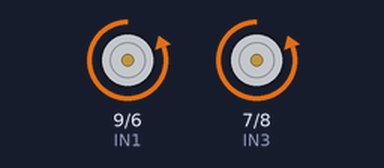
Bench run of a sketch on a simulated Arduino Uno, built with avr-gcc and run on an emulated ATmega328P. On the bench: motor-driver pin pairs drawn as motors (green arrow = first pin HIGH = forward, orange = second pin HIGH = backward, longer = more drive, scaled by the enable pin).

Above: at 1.0 s.
At 3.2 s:
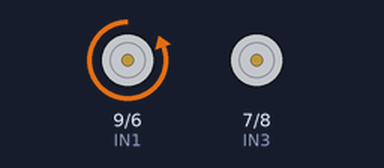
At 3.9 s:
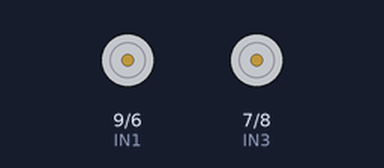
Timing chart, 0 to 5.7 s (numbered marks = the images above):
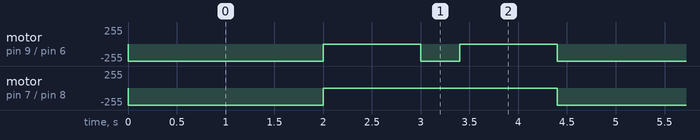

Measured:
- by itself, motor on pin 9 (IN1) / pin 6 (IN2): repeats every 4.4 s: stopped 1.0 s, backward 255/255 0.40 s, stopped 1.0 s, backward 255/255 2.0 s
- by itself, motor on pin 7 (IN3) / pin 8 (IN4): alternates backward 255/255 for 2.0 s and stopped for 2.4 s

The sketch:

Follow_Direction.ino
```cpp
int ENA=10;
int ENB=5;

int IN1=9;
int IN2=6;

int IN3=7;
int IN4=8;

void setup()
{
  pinMode(IN1,OUTPUT);
  pinMode(IN2,OUTPUT);
  pinMode(IN3,OUTPUT);
  pinMode(IN4,OUTPUT);
  pinMode(ENA,OUTPUT);
  pinMode(ENB,OUTPUT);
  digitalWrite(ENA,HIGH);
  digitalWrite(ENB,HIGH);

}


void _mForward()
{
 digitalWrite(IN1,LOW);
 digitalWrite(IN2,HIGH);
 digitalWrite(IN3,LOW);
 digitalWrite(IN4,HIGH);

}

void _mBack()
{
 digitalWrite(IN1,HIGH);
 digitalWrite(IN2,LOW);
 digitalWrite(IN3,HIGH);
 digitalWrite(IN4,LOW);

}

void _mLeft()
{
 digitalWrite(IN1,LOW);
  digitalWrite(IN2,HIGH);
  digitalWrite(IN3,LOW);
  digitalWrite(IN4,LOW);
}

void _mRight()
{
 digitalWrite(IN1,LOW);
  digitalWrite(IN2,LOW);
  digitalWrite(IN3,LOW);
  digitalWrite(IN4,HIGH);
}
void _mStop()
{
  digitalWrite(IN1,LOW);
  digitalWrite(IN2,LOW);
  digitalWrite(IN3,LOW);
  digitalWrite(IN4,LOW);
}


void loop()
{
  _mForward();
  delay(2*1000);

  _mStop();
  delay(1000);

  _mLeft();
  delay(400);

  _mStop();
  delay(1000);

}
```
